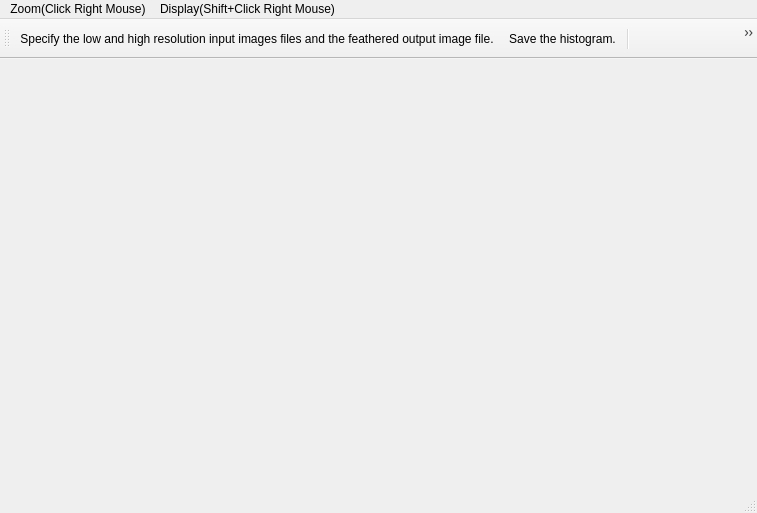
<?xml version="1.0" encoding="UTF-8"?>
<ui version="4.0">
 <class>HistogramMainClass</class>
 <widget class="QMainWindow" name="HistogramMainClass">
  <property name="geometry">
   <rect>
    <x>0</x>
    <y>0</y>
    <width>757</width>
    <height>513</height>
   </rect>
  </property>
  <property name="windowTitle">
   <string>MainWindow</string>
  </property>
  <widget class="QWidget" name="centralwidget">
   <layout class="QVBoxLayout" name="verticalLayout"/>
  </widget>
  <widget class="QStatusBar" name="statusbar"/>
  <widget class="QToolBar" name="toolBar">
   <property name="minimumSize">
    <size>
     <width>400</width>
     <height>40</height>
    </size>
   </property>
   <property name="windowTitle">
    <string>toolBar</string>
   </property>
   <attribute name="toolBarArea">
    <enum>TopToolBarArea</enum>
   </attribute>
   <attribute name="toolBarBreak">
    <bool>false</bool>
   </attribute>
   <addaction name="actionImageFile"/>
   <addaction name="actionSave"/>
   <addaction name="separator"/>
   <addaction name="actionColor"/>
  </widget>
  <widget class="QMenuBar" name="menuBar">
   <property name="geometry">
    <rect>
     <x>0</x>
     <y>0</y>
     <width>757</width>
     <height>25</height>
    </rect>
   </property>
   <widget class="QMenu" name="menuZoom">
    <property name="title">
     <string>Zoom(Click Right Mouse)</string>
    </property>
   </widget>
   <widget class="QMenu" name="menuDisplay">
    <property name="title">
     <string>Display(Shift+Click Right Mouse)</string>
    </property>
   </widget>
   <addaction name="menuZoom"/>
   <addaction name="menuDisplay"/>
  </widget>
  <action name="actionImageFile">
   <property name="icon">
    <iconset>
     <normaloff>:/images/fileFolder.png</normaloff>:/images/fileFolder.png</iconset>
   </property>
   <property name="text">
    <string>Specify the low and high resolution input images files and the feathered output image file.</string>
   </property>
   <property name="toolTip">
    <string>Specify the low and high resolution input images files and the feathered output image file.</string>
   </property>
  </action>
  <action name="actionColor">
   <property name="icon">
    <iconset>
     <normaloff>:/images/colorWheel.png</normaloff>:/images/colorWheel.png</iconset>
   </property>
   <property name="text">
    <string>Specify color preferences for the histogram.</string>
   </property>
   <property name="toolTip">
    <string>Specify color preferences for the histogram.</string>
   </property>
  </action>
  <action name="actionSave">
   <property name="icon">
    <iconset>
     <normaloff>:/images/save.png</normaloff>:/images/save.png</iconset>
   </property>
   <property name="text">
    <string>Save the histogram.</string>
   </property>
   <property name="toolTip">
    <string>Save the histogram.</string>
   </property>
  </action>
 </widget>
 <resources/>
 <connections/>
</ui>
